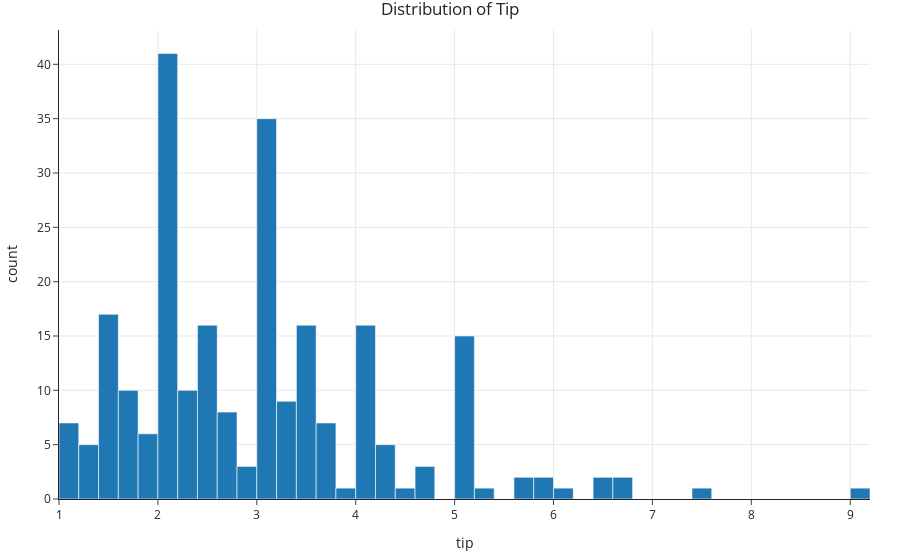

The notebook cell this image was saved under:
### Code cell
tips.plot(kind='hist', 
          x='tip', 
          title='Distribution of Tip',
          nbins=50)

### Figure 1 — Plotly figure (JSON) as saved in the notebook; plotly's stock layout.template omitted (floating-point values rounded to 4 significant figures; data arrays with more than 128 entries replaced by an {"elided": "..."} marker saying what was removed)
{"data": [{"alignmentgroup": "True", "bingroup": "x", "hovertemplate": "tip=%{x}<br>count=%{y}<extra></extra>", "legendgroup": "", "marker": {"color": "#1F77B4", "pattern": {"shape": ""}}, "name": "", "nbinsx": 50, "offsetgroup": "", "orientation": "v", "showlegend": false, "type": "histogram", "x": {"elided": "244 float values"}, "xaxis": "x", "yaxis": "y"}], "layout": {"barmode": "relative", "legend": {"tracegroupgap": 0}, "title": {"text": "Distribution of Tip"}, "xaxis": {"anchor": "y", "domain": [0, 1], "title": {"text": "tip"}}, "yaxis": {"anchor": "x", "domain": [0, 1], "title": {"text": "count"}}}}
